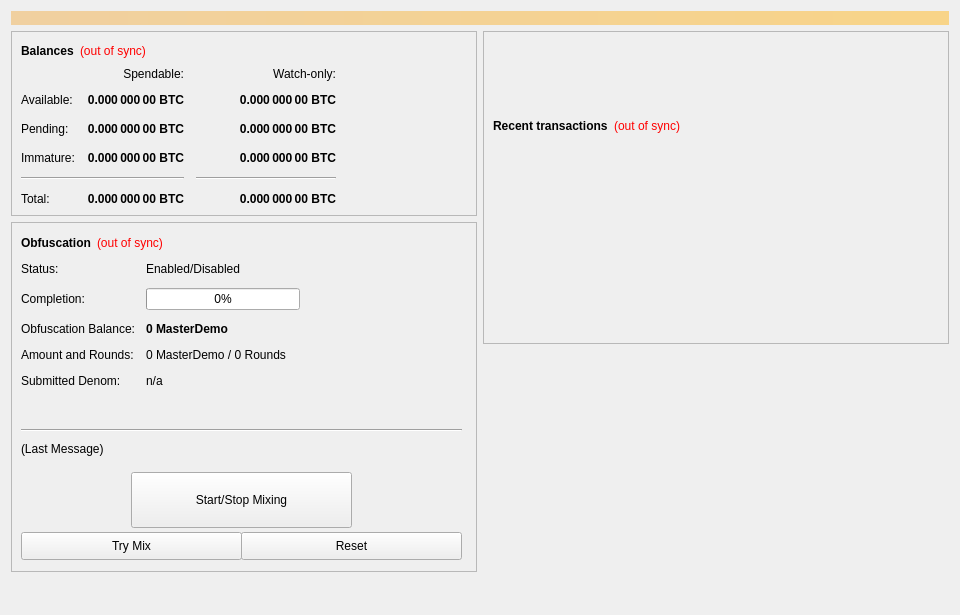
<?xml version="1.0" encoding="UTF-8"?>
<ui version="4.0">
 <class>OverviewPage</class>
 <widget class="QWidget" name="OverviewPage">
  <property name="geometry">
   <rect>
    <x>0</x>
    <y>0</y>
    <width>960</width>
    <height>615</height>
   </rect>
  </property>
  <property name="minimumSize">
   <size>
    <width>960</width>
    <height>0</height>
   </size>
  </property>
  <property name="windowTitle">
   <string>Form</string>
  </property>
  <layout class="QVBoxLayout" name="topLayout">
   <item>
    <widget class="QLabel" name="labelAlerts">
     <property name="visible">
      <bool>false</bool>
     </property>
     <property name="styleSheet">
      <string notr="true">background-color: qlineargradient(x1: 0, y1: 0, x2: 1, y2: 0, stop:0 #F0D0A0, stop:1 #F8D488); color:#000000;</string>
     </property>
     <property name="wordWrap">
      <bool>true</bool>
     </property>
     <property name="margin">
      <number>3</number>
     </property>
    </widget>
   </item>
   <item>
    <layout class="QHBoxLayout" name="horizontalLayout" stretch="1,1">
     <item>
      <layout class="QVBoxLayout" name="verticalLayout_2">
       <item>
        <widget class="QFrame" name="frame">
         <property name="frameShape">
          <enum>QFrame::StyledPanel</enum>
         </property>
         <property name="frameShadow">
          <enum>QFrame::Raised</enum>
         </property>
         <layout class="QVBoxLayout" name="verticalLayout_4">
          <item>
           <layout class="QHBoxLayout" name="horizontalLayout_4">
            <item>
             <widget class="QLabel" name="label_5">
              <property name="font">
               <font>
                <weight>75</weight>
                <bold>true</bold>
               </font>
              </property>
              <property name="text">
               <string>Balances</string>
              </property>
             </widget>
            </item>
            <item>
             <widget class="QLabel" name="labelWalletStatus">
              <property name="cursor">
               <cursorShape>WhatsThisCursor</cursorShape>
              </property>
              <property name="toolTip">
               <string>The displayed information may be out of date. Your wallet automatically synchronizes with the MASTERDEMO network after a connection is established, but this process has not completed yet.</string>
              </property>
              <property name="styleSheet">
               <string notr="true">QLabel { color: red; }</string>
              </property>
              <property name="text">
               <string notr="true">(out of sync)</string>
              </property>
              <property name="alignment">
               <set>Qt::AlignLeading|Qt::AlignLeft|Qt::AlignVCenter</set>
              </property>
             </widget>
            </item>
            <item>
             <spacer name="horizontalSpacer_3">
              <property name="orientation">
               <enum>Qt::Horizontal</enum>
              </property>
              <property name="sizeHint" stdset="0">
               <size>
                <width>40</width>
                <height>20</height>
               </size>
              </property>
             </spacer>
            </item>
           </layout>
          </item>
          <item>
           <layout class="QGridLayout" name="gridLayout">
            <property name="spacing">
             <number>12</number>
            </property>
            <item row="2" column="2">
             <widget class="QLabel" name="labelWatchPending">
              <property name="font">
               <font>
                <weight>75</weight>
                <bold>true</bold>
               </font>
              </property>
              <property name="cursor">
               <cursorShape>IBeamCursor</cursorShape>
              </property>
              <property name="toolTip">
               <string>Unconfirmed transactions to watch-only addresses</string>
              </property>
              <property name="text">
               <string notr="true">0.000 000 00 BTC</string>
              </property>
              <property name="alignment">
               <set>Qt::AlignRight|Qt::AlignTrailing|Qt::AlignVCenter</set>
              </property>
              <property name="textInteractionFlags">
               <set>Qt::LinksAccessibleByMouse|Qt::TextSelectableByKeyboard|Qt::TextSelectableByMouse</set>
              </property>
             </widget>
            </item>
            <item row="2" column="1">
             <widget class="QLabel" name="labelUnconfirmed">
              <property name="font">
               <font>
                <weight>75</weight>
                <bold>true</bold>
               </font>
              </property>
              <property name="cursor">
               <cursorShape>IBeamCursor</cursorShape>
              </property>
              <property name="toolTip">
               <string>Total of transactions that have yet to be confirmed, and do not yet count toward the spendable balance</string>
              </property>
              <property name="text">
               <string notr="true">0.000 000 00 BTC</string>
              </property>
              <property name="alignment">
               <set>Qt::AlignRight|Qt::AlignTrailing|Qt::AlignVCenter</set>
              </property>
              <property name="textInteractionFlags">
               <set>Qt::LinksAccessibleByMouse|Qt::TextSelectableByKeyboard|Qt::TextSelectableByMouse</set>
              </property>
             </widget>
            </item>
            <item row="3" column="2">
             <widget class="QLabel" name="labelWatchImmature">
              <property name="font">
               <font>
                <weight>75</weight>
                <bold>true</bold>
               </font>
              </property>
              <property name="cursor">
               <cursorShape>IBeamCursor</cursorShape>
              </property>
              <property name="toolTip">
               <string>Staked or masternode rewards in watch-only addresses that has not yet matured</string>
              </property>
              <property name="text">
               <string notr="true">0.000 000 00 BTC</string>
              </property>
              <property name="alignment">
               <set>Qt::AlignRight|Qt::AlignTrailing|Qt::AlignVCenter</set>
              </property>
              <property name="textInteractionFlags">
               <set>Qt::LinksAccessibleByMouse|Qt::TextSelectableByKeyboard|Qt::TextSelectableByMouse</set>
              </property>
             </widget>
            </item>
            <item row="4" column="0" colspan="2">
             <widget class="Line" name="lineSpendableBalance">
              <property name="orientation">
               <enum>Qt::Horizontal</enum>
              </property>
             </widget>
            </item>
            <item row="4" column="2">
             <widget class="Line" name="lineWatchBalance">
              <property name="sizePolicy">
               <sizepolicy hsizetype="Preferred" vsizetype="Fixed">
                <horstretch>0</horstretch>
                <verstretch>0</verstretch>
               </sizepolicy>
              </property>
              <property name="minimumSize">
               <size>
                <width>140</width>
                <height>0</height>
               </size>
              </property>
              <property name="orientation">
               <enum>Qt::Horizontal</enum>
              </property>
             </widget>
            </item>
            <item row="5" column="0">
             <widget class="QLabel" name="labelTotalText">
              <property name="text">
               <string>Total:</string>
              </property>
             </widget>
            </item>
            <item row="3" column="1">
             <widget class="QLabel" name="labelImmature">
              <property name="font">
               <font>
                <weight>75</weight>
                <bold>true</bold>
               </font>
              </property>
              <property name="cursor">
               <cursorShape>IBeamCursor</cursorShape>
              </property>
              <property name="toolTip">
               <string>Staked or masternode rewards that has not yet matured</string>
              </property>
              <property name="text">
               <string notr="true">0.000 000 00 BTC</string>
              </property>
              <property name="alignment">
               <set>Qt::AlignRight|Qt::AlignTrailing|Qt::AlignVCenter</set>
              </property>
              <property name="textInteractionFlags">
               <set>Qt::LinksAccessibleByMouse|Qt::TextSelectableByKeyboard|Qt::TextSelectableByMouse</set>
              </property>
             </widget>
            </item>
            <item row="2" column="3">
             <spacer name="horizontalSpacer_2">
              <property name="orientation">
               <enum>Qt::Horizontal</enum>
              </property>
              <property name="sizeHint" stdset="0">
               <size>
                <width>40</width>
                <height>20</height>
               </size>
              </property>
             </spacer>
            </item>
            <item row="3" column="0">
             <widget class="QLabel" name="labelImmatureText">
              <property name="text">
               <string>Immature:</string>
              </property>
             </widget>
            </item>
            <item row="5" column="1">
             <widget class="QLabel" name="labelTotal">
              <property name="font">
               <font>
                <weight>75</weight>
                <bold>true</bold>
               </font>
              </property>
              <property name="cursor">
               <cursorShape>IBeamCursor</cursorShape>
              </property>
              <property name="toolTip">
               <string>Your current total balance</string>
              </property>
              <property name="text">
               <string notr="true">0.000 000 00 BTC</string>
              </property>
              <property name="alignment">
               <set>Qt::AlignRight|Qt::AlignTrailing|Qt::AlignVCenter</set>
              </property>
              <property name="textInteractionFlags">
               <set>Qt::LinksAccessibleByMouse|Qt::TextSelectableByKeyboard|Qt::TextSelectableByMouse</set>
              </property>
             </widget>
            </item>
            <item row="5" column="2">
             <widget class="QLabel" name="labelWatchTotal">
              <property name="font">
               <font>
                <weight>75</weight>
                <bold>true</bold>
               </font>
              </property>
              <property name="cursor">
               <cursorShape>IBeamCursor</cursorShape>
              </property>
              <property name="toolTip">
               <string>Current total balance in watch-only addresses</string>
              </property>
              <property name="text">
               <string notr="true">0.000 000 00 BTC</string>
              </property>
              <property name="alignment">
               <set>Qt::AlignRight|Qt::AlignTrailing|Qt::AlignVCenter</set>
              </property>
              <property name="textInteractionFlags">
               <set>Qt::LinksAccessibleByMouse|Qt::TextSelectableByKeyboard|Qt::TextSelectableByMouse</set>
              </property>
             </widget>
            </item>
            <item row="0" column="2">
             <widget class="QLabel" name="labelWatchonly">
              <property name="text">
               <string>Watch-only:</string>
              </property>
              <property name="alignment">
               <set>Qt::AlignRight|Qt::AlignTrailing|Qt::AlignVCenter</set>
              </property>
             </widget>
            </item>
            <item row="1" column="0">
             <widget class="QLabel" name="labelBalanceText">
              <property name="text">
               <string>Available:</string>
              </property>
             </widget>
            </item>
            <item row="1" column="1">
             <widget class="QLabel" name="labelBalance">
              <property name="font">
               <font>
                <weight>75</weight>
                <bold>true</bold>
               </font>
              </property>
              <property name="cursor">
               <cursorShape>IBeamCursor</cursorShape>
              </property>
              <property name="toolTip">
               <string>Your current spendable balance</string>
              </property>
              <property name="text">
               <string notr="true">0.000 000 00 BTC</string>
              </property>
              <property name="alignment">
               <set>Qt::AlignRight|Qt::AlignTrailing|Qt::AlignVCenter</set>
              </property>
              <property name="textInteractionFlags">
               <set>Qt::LinksAccessibleByMouse|Qt::TextSelectableByKeyboard|Qt::TextSelectableByMouse</set>
              </property>
             </widget>
            </item>
            <item row="1" column="2">
             <widget class="QLabel" name="labelWatchAvailable">
              <property name="font">
               <font>
                <weight>75</weight>
                <bold>true</bold>
               </font>
              </property>
              <property name="cursor">
               <cursorShape>IBeamCursor</cursorShape>
              </property>
              <property name="toolTip">
               <string>Your current balance in watch-only addresses</string>
              </property>
              <property name="text">
               <string notr="true">0.000 000 00 BTC</string>
              </property>
              <property name="alignment">
               <set>Qt::AlignRight|Qt::AlignTrailing|Qt::AlignVCenter</set>
              </property>
              <property name="textInteractionFlags">
               <set>Qt::LinksAccessibleByMouse|Qt::TextSelectableByKeyboard|Qt::TextSelectableByMouse</set>
              </property>
             </widget>
            </item>
            <item row="2" column="0">
             <widget class="QLabel" name="labelPendingText">
              <property name="text">
               <string>Pending:</string>
              </property>
             </widget>
            </item>
            <item row="0" column="1">
             <widget class="QLabel" name="labelSpendable">
              <property name="text">
               <string>Spendable:</string>
              </property>
              <property name="alignment">
               <set>Qt::AlignRight|Qt::AlignTrailing|Qt::AlignVCenter</set>
              </property>
             </widget>
            </item>
           </layout>
          </item>
         </layout>
        </widget>
       </item>
       <item>
        <widget class="QFrame" name="frameObfuscation">
         <property name="minimumSize">
          <size>
           <width>0</width>
           <height>350</height>
          </size>
         </property>
         <property name="layoutDirection">
          <enum>Qt::LeftToRight</enum>
         </property>
         <property name="frameShape">
          <enum>QFrame::StyledPanel</enum>
         </property>
         <property name="frameShadow">
          <enum>QFrame::Raised</enum>
         </property>
         <widget class="QWidget" name="formLayoutWidget">
          <property name="geometry">
           <rect>
            <x>10</x>
            <y>40</y>
            <width>451</width>
            <height>161</height>
           </rect>
          </property>
          <layout class="QFormLayout" name="formLayout">
           <property name="fieldGrowthPolicy">
            <enum>QFormLayout::AllNonFixedFieldsGrow</enum>
           </property>
           <property name="horizontalSpacing">
            <number>11</number>
           </property>
           <property name="verticalSpacing">
            <number>12</number>
           </property>
           <item row="0" column="0">
            <widget class="QLabel" name="label_6">
             <property name="text">
              <string>Status:</string>
             </property>
            </widget>
           </item>
           <item row="1" column="0">
            <widget class="QLabel" name="label_7">
             <property name="text">
              <string>Completion:</string>
             </property>
            </widget>
           </item>
           <item row="1" column="1">
            <widget class="QProgressBar" name="obfuscationProgress">
             <property name="maximumSize">
              <size>
               <width>154</width>
               <height>16777215</height>
              </size>
             </property>
             <property name="value">
              <number>0</number>
             </property>
            </widget>
           </item>
           <item row="2" column="0">
            <widget class="QLabel" name="labelAnonymizedText">
             <property name="text">
              <string>Obfuscation Balance:</string>
             </property>
            </widget>
           </item>
           <item row="2" column="1">
            <widget class="QLabel" name="labelAnonymized">
             <property name="font">
              <font>
               <weight>75</weight>
               <bold>true</bold>
              </font>
             </property>
             <property name="text">
              <string notr="true">0 MasterDemo</string>
             </property>
            </widget>
           </item>
           <item row="3" column="0">
            <widget class="QLabel" name="label_8">
             <property name="text">
              <string>Amount and Rounds:</string>
             </property>
            </widget>
           </item>
           <item row="3" column="1">
            <widget class="QLabel" name="labelAmountRounds">
             <property name="text">
              <string>0 MasterDemo / 0 Rounds</string>
             </property>
            </widget>
           </item>
           <item row="4" column="0">
            <widget class="QLabel" name="label_9">
             <property name="text">
              <string>Submitted Denom:</string>
             </property>
            </widget>
           </item>
           <item row="4" column="1">
            <widget class="QLabel" name="labelSubmittedDenom">
             <property name="toolTip">
              <string>The denominations you submitted to the Masternode.&lt;br&gt;To mix, other users must submit the exact same denominations.</string>
             </property>
             <property name="text">
              <string>n/a</string>
             </property>
            </widget>
           </item>
           <item row="0" column="1">
            <widget class="QLabel" name="obfuscationEnabled">
             <property name="text">
              <string>Enabled/Disabled</string>
             </property>
            </widget>
           </item>
          </layout>
         </widget>
         <widget class="QPushButton" name="runAutoDenom">
          <property name="geometry">
           <rect>
            <x>251</x>
            <y>17</y>
            <width>1</width>
            <height>1</height>
           </rect>
          </property>
          <property name="palette">
           <palette>
            <active>
             <colorrole role="WindowText">
              <brush brushstyle="SolidPattern">
               <color alpha="255">
                <red>0</red>
                <green>0</green>
                <blue>0</blue>
               </color>
              </brush>
             </colorrole>
             <colorrole role="Button">
              <brush brushstyle="SolidPattern">
               <color alpha="255">
                <red>239</red>
                <green>238</green>
                <blue>238</blue>
               </color>
              </brush>
             </colorrole>
             <colorrole role="Light">
              <brush brushstyle="SolidPattern">
               <color alpha="255">
                <red>255</red>
                <green>255</green>
                <blue>255</blue>
               </color>
              </brush>
             </colorrole>
             <colorrole role="Midlight">
              <brush brushstyle="SolidPattern">
               <color alpha="255">
                <red>247</red>
                <green>246</green>
                <blue>246</blue>
               </color>
              </brush>
             </colorrole>
             <colorrole role="Dark">
              <brush brushstyle="SolidPattern">
               <color alpha="255">
                <red>119</red>
                <green>119</green>
                <blue>119</blue>
               </color>
              </brush>
             </colorrole>
             <colorrole role="Mid">
              <brush brushstyle="SolidPattern">
               <color alpha="255">
                <red>159</red>
                <green>159</green>
                <blue>159</blue>
               </color>
              </brush>
             </colorrole>
             <colorrole role="Text">
              <brush brushstyle="SolidPattern">
               <color alpha="255">
                <red>0</red>
                <green>0</green>
                <blue>0</blue>
               </color>
              </brush>
             </colorrole>
             <colorrole role="BrightText">
              <brush brushstyle="SolidPattern">
               <color alpha="255">
                <red>255</red>
                <green>255</green>
                <blue>255</blue>
               </color>
              </brush>
             </colorrole>
             <colorrole role="ButtonText">
              <brush brushstyle="SolidPattern">
               <color alpha="255">
                <red>0</red>
                <green>0</green>
                <blue>0</blue>
               </color>
              </brush>
             </colorrole>
             <colorrole role="Base">
              <brush brushstyle="SolidPattern">
               <color alpha="255">
                <red>255</red>
                <green>255</green>
                <blue>255</blue>
               </color>
              </brush>
             </colorrole>
             <colorrole role="Window">
              <brush brushstyle="SolidPattern">
               <color alpha="255">
                <red>239</red>
                <green>238</green>
                <blue>238</blue>
               </color>
              </brush>
             </colorrole>
             <colorrole role="Shadow">
              <brush brushstyle="SolidPattern">
               <color alpha="255">
                <red>0</red>
                <green>0</green>
                <blue>0</blue>
               </color>
              </brush>
             </colorrole>
             <colorrole role="AlternateBase">
              <brush brushstyle="SolidPattern">
               <color alpha="255">
                <red>247</red>
                <green>246</green>
                <blue>246</blue>
               </color>
              </brush>
             </colorrole>
             <colorrole role="ToolTipBase">
              <brush brushstyle="SolidPattern">
               <color alpha="255">
                <red>255</red>
                <green>255</green>
                <blue>220</blue>
               </color>
              </brush>
             </colorrole>
             <colorrole role="ToolTipText">
              <brush brushstyle="SolidPattern">
               <color alpha="255">
                <red>0</red>
                <green>0</green>
                <blue>0</blue>
               </color>
              </brush>
             </colorrole>
            </active>
            <inactive>
             <colorrole role="WindowText">
              <brush brushstyle="SolidPattern">
               <color alpha="255">
                <red>0</red>
                <green>0</green>
                <blue>0</blue>
               </color>
              </brush>
             </colorrole>
             <colorrole role="Button">
              <brush brushstyle="SolidPattern">
               <color alpha="255">
                <red>239</red>
                <green>238</green>
                <blue>238</blue>
               </color>
              </brush>
             </colorrole>
             <colorrole role="Light">
              <brush brushstyle="SolidPattern">
               <color alpha="255">
                <red>255</red>
                <green>255</green>
                <blue>255</blue>
               </color>
              </brush>
             </colorrole>
             <colorrole role="Midlight">
              <brush brushstyle="SolidPattern">
               <color alpha="255">
                <red>247</red>
                <green>246</green>
                <blue>246</blue>
               </color>
              </brush>
             </colorrole>
             <colorrole role="Dark">
              <brush brushstyle="SolidPattern">
               <color alpha="255">
                <red>119</red>
                <green>119</green>
                <blue>119</blue>
               </color>
              </brush>
             </colorrole>
             <colorrole role="Mid">
              <brush brushstyle="SolidPattern">
               <color alpha="255">
                <red>159</red>
                <green>159</green>
                <blue>159</blue>
               </color>
              </brush>
             </colorrole>
             <colorrole role="Text">
              <brush brushstyle="SolidPattern">
               <color alpha="255">
                <red>0</red>
                <green>0</green>
                <blue>0</blue>
               </color>
              </brush>
             </colorrole>
             <colorrole role="BrightText">
              <brush brushstyle="SolidPattern">
               <color alpha="255">
                <red>255</red>
                <green>255</green>
                <blue>255</blue>
               </color>
              </brush>
             </colorrole>
             <colorrole role="ButtonText">
              <brush brushstyle="SolidPattern">
               <color alpha="255">
                <red>0</red>
                <green>0</green>
                <blue>0</blue>
               </color>
              </brush>
             </colorrole>
             <colorrole role="Base">
              <brush brushstyle="SolidPattern">
               <color alpha="255">
                <red>255</red>
                <green>255</green>
                <blue>255</blue>
               </color>
              </brush>
             </colorrole>
             <colorrole role="Window">
              <brush brushstyle="SolidPattern">
               <color alpha="255">
                <red>239</red>
                <green>238</green>
                <blue>238</blue>
               </color>
              </brush>
             </colorrole>
             <colorrole role="Shadow">
              <brush brushstyle="SolidPattern">
               <color alpha="255">
                <red>0</red>
                <green>0</green>
                <blue>0</blue>
               </color>
              </brush>
             </colorrole>
             <colorrole role="AlternateBase">
              <brush brushstyle="SolidPattern">
               <color alpha="255">
                <red>247</red>
                <green>246</green>
                <blue>246</blue>
               </color>
              </brush>
             </colorrole>
             <colorrole role="ToolTipBase">
              <brush brushstyle="SolidPattern">
               <color alpha="255">
                <red>255</red>
                <green>255</green>
                <blue>220</blue>
               </color>
              </brush>
             </colorrole>
             <colorrole role="ToolTipText">
              <brush brushstyle="SolidPattern">
               <color alpha="255">
                <red>0</red>
                <green>0</green>
                <blue>0</blue>
               </color>
              </brush>
             </colorrole>
            </inactive>
            <disabled>
             <colorrole role="WindowText">
              <brush brushstyle="SolidPattern">
               <color alpha="255">
                <red>119</red>
                <green>119</green>
                <blue>119</blue>
               </color>
              </brush>
             </colorrole>
             <colorrole role="Button">
              <brush brushstyle="SolidPattern">
               <color alpha="255">
                <red>239</red>
                <green>238</green>
                <blue>238</blue>
               </color>
              </brush>
             </colorrole>
             <colorrole role="Light">
              <brush brushstyle="SolidPattern">
               <color alpha="255">
                <red>255</red>
                <green>255</green>
                <blue>255</blue>
               </color>
              </brush>
             </colorrole>
             <colorrole role="Midlight">
              <brush brushstyle="SolidPattern">
               <color alpha="255">
                <red>247</red>
                <green>246</green>
                <blue>246</blue>
               </color>
              </brush>
             </colorrole>
             <colorrole role="Dark">
              <brush brushstyle="SolidPattern">
               <color alpha="255">
                <red>119</red>
                <green>119</green>
                <blue>119</blue>
               </color>
              </brush>
             </colorrole>
             <colorrole role="Mid">
              <brush brushstyle="SolidPattern">
               <color alpha="255">
                <red>159</red>
                <green>159</green>
                <blue>159</blue>
               </color>
              </brush>
             </colorrole>
             <colorrole role="Text">
              <brush brushstyle="SolidPattern">
               <color alpha="255">
                <red>119</red>
                <green>119</green>
                <blue>119</blue>
               </color>
              </brush>
             </colorrole>
             <colorrole role="BrightText">
              <brush brushstyle="SolidPattern">
               <color alpha="255">
                <red>255</red>
                <green>255</green>
                <blue>255</blue>
               </color>
              </brush>
             </colorrole>
             <colorrole role="ButtonText">
              <brush brushstyle="SolidPattern">
               <color alpha="255">
                <red>119</red>
                <green>119</green>
                <blue>119</blue>
               </color>
              </brush>
             </colorrole>
             <colorrole role="Base">
              <brush brushstyle="SolidPattern">
               <color alpha="255">
                <red>239</red>
                <green>238</green>
                <blue>238</blue>
               </color>
              </brush>
             </colorrole>
             <colorrole role="Window">
              <brush brushstyle="SolidPattern">
               <color alpha="255">
                <red>239</red>
                <green>238</green>
                <blue>238</blue>
               </color>
              </brush>
             </colorrole>
             <colorrole role="Shadow">
              <brush brushstyle="SolidPattern">
               <color alpha="255">
                <red>0</red>
                <green>0</green>
                <blue>0</blue>
               </color>
              </brush>
             </colorrole>
             <colorrole role="AlternateBase">
              <brush brushstyle="SolidPattern">
               <color alpha="255">
                <red>239</red>
                <green>238</green>
                <blue>238</blue>
               </color>
              </brush>
             </colorrole>
             <colorrole role="ToolTipBase">
              <brush brushstyle="SolidPattern">
               <color alpha="255">
                <red>255</red>
                <green>255</green>
                <blue>220</blue>
               </color>
              </brush>
             </colorrole>
             <colorrole role="ToolTipText">
              <brush brushstyle="SolidPattern">
               <color alpha="255">
                <red>0</red>
                <green>0</green>
                <blue>0</blue>
               </color>
              </brush>
             </colorrole>
            </disabled>
           </palette>
          </property>
          <property name="focusPolicy">
           <enum>Qt::NoFocus</enum>
          </property>
          <property name="autoFillBackground">
           <bool>true</bool>
          </property>
          <property name="text">
           <string/>
          </property>
          <property name="flat">
           <bool>true</bool>
          </property>
         </widget>
         <widget class="QPushButton" name="toggleObfuscation">
          <property name="geometry">
           <rect>
            <x>120</x>
            <y>250</y>
            <width>221</width>
            <height>56</height>
           </rect>
          </property>
          <property name="sizePolicy">
           <sizepolicy hsizetype="MinimumExpanding" vsizetype="Fixed">
            <horstretch>0</horstretch>
            <verstretch>0</verstretch>
           </sizepolicy>
          </property>
          <property name="text">
           <string>Start/Stop Mixing</string>
          </property>
         </widget>
         <widget class="Line" name="lineLastMessage">
          <property name="geometry">
           <rect>
            <x>10</x>
            <y>200</y>
            <width>441</width>
            <height>16</height>
           </rect>
          </property>
          <property name="orientation">
           <enum>Qt::Horizontal</enum>
          </property>
         </widget>
         <widget class="QLabel" name="obfuscationStatus">
          <property name="geometry">
           <rect>
            <x>10</x>
            <y>220</y>
            <width>451</width>
            <height>61</height>
           </rect>
          </property>
          <property name="minimumSize">
           <size>
            <width>288</width>
            <height>43</height>
           </size>
          </property>
          <property name="text">
           <string>(Last Message)</string>
          </property>
          <property name="alignment">
           <set>Qt::AlignLeading|Qt::AlignLeft|Qt::AlignTop</set>
          </property>
          <property name="wordWrap">
           <bool>true</bool>
          </property>
         </widget>
         <widget class="QPushButton" name="obfuscationAuto">
          <property name="geometry">
           <rect>
            <x>10</x>
            <y>310</y>
            <width>221</width>
            <height>28</height>
           </rect>
          </property>
          <property name="sizePolicy">
           <sizepolicy hsizetype="MinimumExpanding" vsizetype="Fixed">
            <horstretch>0</horstretch>
            <verstretch>0</verstretch>
           </sizepolicy>
          </property>
          <property name="toolTip">
           <string>Try to manually submit a Obfuscation request.</string>
          </property>
          <property name="text">
           <string>Try Mix</string>
          </property>
         </widget>
         <widget class="QPushButton" name="obfuscationReset">
          <property name="geometry">
           <rect>
            <x>230</x>
            <y>310</y>
            <width>221</width>
            <height>28</height>
           </rect>
          </property>
          <property name="sizePolicy">
           <sizepolicy hsizetype="MinimumExpanding" vsizetype="Fixed">
            <horstretch>0</horstretch>
            <verstretch>0</verstretch>
           </sizepolicy>
          </property>
          <property name="toolTip">
           <string>Reset the current status of Obfuscation (can interrupt Obfuscation if it's in the process of Mixing, which can cost you money!)</string>
          </property>
          <property name="autoFillBackground">
           <bool>false</bool>
          </property>
          <property name="text">
           <string>Reset</string>
          </property>
         </widget>
         <widget class="QWidget" name="layoutWidget">
          <property name="geometry">
           <rect>
            <x>10</x>
            <y>10</y>
            <width>431</width>
            <height>22</height>
           </rect>
          </property>
          <layout class="QHBoxLayout" name="horizontalLayout_5">
           <item>
            <widget class="QLabel" name="label_2">
             <property name="font">
              <font>
               <weight>75</weight>
               <bold>true</bold>
              </font>
             </property>
             <property name="text">
              <string>Obfuscation</string>
             </property>
            </widget>
           </item>
           <item>
            <widget class="QLabel" name="labelObfuscationSyncStatus">
             <property name="toolTip">
              <string>The displayed information may be out of date. Your wallet automatically synchronizes with the MASTERDEMO network after a connection is established, but this process has not completed yet.</string>
             </property>
             <property name="styleSheet">
              <string notr="true">QLabel { color: red; }</string>
             </property>
             <property name="text">
              <string notr="true">(out of sync)</string>
             </property>
             <property name="alignment">
              <set>Qt::AlignLeading|Qt::AlignLeft|Qt::AlignVCenter</set>
             </property>
            </widget>
           </item>
           <item>
            <spacer name="horizontalSpacer_4">
             <property name="orientation">
              <enum>Qt::Horizontal</enum>
             </property>
             <property name="sizeHint" stdset="0">
              <size>
               <width>40</width>
               <height>20</height>
              </size>
             </property>
            </spacer>
           </item>
          </layout>
         </widget>
        </widget>
       </item>
       <item>
        <spacer name="verticalSpacer">
         <property name="orientation">
          <enum>Qt::Vertical</enum>
         </property>
         <property name="sizeHint" stdset="0">
          <size>
           <width>20</width>
           <height>40</height>
          </size>
         </property>
        </spacer>
       </item>
      </layout>
     </item>
     <item>
      <layout class="QVBoxLayout" name="verticalLayout_3">
       <item>
        <widget class="QFrame" name="frame_2">
         <property name="frameShape">
          <enum>QFrame::StyledPanel</enum>
         </property>
         <property name="frameShadow">
          <enum>QFrame::Raised</enum>
         </property>
         <layout class="QVBoxLayout" name="verticalLayout">
          <item>
           <spacer name="verticalSpacer_3">
            <property name="orientation">
             <enum>Qt::Vertical</enum>
            </property>
            <property name="sizeType">
             <enum>QSizePolicy::Fixed</enum>
            </property>
            <property name="sizeHint" stdset="0">
             <size>
              <width>20</width>
              <height>75</height>
             </size>
            </property>
           </spacer>
          </item>
          <item>
           <layout class="QHBoxLayout" name="horizontalLayout_2">
            <item>
             <widget class="QLabel" name="label_4">
              <property name="font">
               <font>
                <weight>75</weight>
                <bold>true</bold>
               </font>
              </property>
              <property name="text">
               <string>Recent transactions</string>
              </property>
             </widget>
            </item>
            <item>
             <widget class="QLabel" name="labelTransactionsStatus">
              <property name="cursor">
               <cursorShape>WhatsThisCursor</cursorShape>
              </property>
              <property name="toolTip">
               <string>The displayed information may be out of date. Your wallet automatically synchronizes with the MASTERDEMO network after a connection is established, but this process has not completed yet.</string>
              </property>
              <property name="styleSheet">
               <string notr="true">QLabel { color: red; }</string>
              </property>
              <property name="text">
               <string notr="true">(out of sync)</string>
              </property>
              <property name="alignment">
               <set>Qt::AlignRight|Qt::AlignTrailing|Qt::AlignVCenter</set>
              </property>
             </widget>
            </item>
            <item>
             <spacer name="horizontalSpacer">
              <property name="orientation">
               <enum>Qt::Horizontal</enum>
              </property>
              <property name="sizeHint" stdset="0">
               <size>
                <width>40</width>
                <height>20</height>
               </size>
              </property>
             </spacer>
            </item>
           </layout>
          </item>
          <item>
           <widget class="QListView" name="listTransactions">
            <property name="styleSheet">
             <string notr="true">QListView { background: transparent; }</string>
            </property>
            <property name="frameShape">
             <enum>QFrame::NoFrame</enum>
            </property>
            <property name="verticalScrollBarPolicy">
             <enum>Qt::ScrollBarAlwaysOff</enum>
            </property>
            <property name="horizontalScrollBarPolicy">
             <enum>Qt::ScrollBarAlwaysOff</enum>
            </property>
            <property name="selectionMode">
             <enum>QAbstractItemView::NoSelection</enum>
            </property>
           </widget>
          </item>
         </layout>
        </widget>
       </item>
       <item>
        <spacer name="verticalSpacer_2">
         <property name="orientation">
          <enum>Qt::Vertical</enum>
         </property>
         <property name="sizeType">
          <enum>QSizePolicy::Expanding</enum>
         </property>
         <property name="sizeHint" stdset="0">
          <size>
           <width>20</width>
           <height>40</height>
          </size>
         </property>
        </spacer>
       </item>
      </layout>
     </item>
    </layout>
   </item>
  </layout>
 </widget>
 <resources/>
 <connections/>
</ui>
